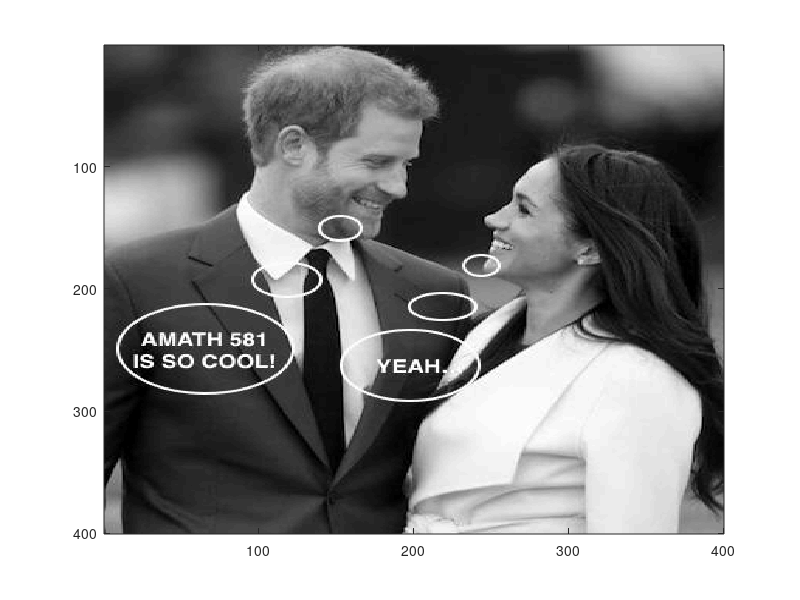

Recreate this plot in MATLAB.
% Homework MATLAB template file
% Your main file should be named "solution.m" and it should be saved as UTF-8 file.

function [consoleout, A1, A2, A3, A4, A5] = solution()
 [consoleout, A1, A2, A3, A4, A5] = evalc('student_solution(0)'); 
end

function [A1, A2, A3, A4, A5] = student_solution(dummy_argument)
    % keep these lines to load Fmat and permvec
    % DO NOT submit the mat files to Gradescope
    load Fmat.mat 
    load permvec.mat
    
    % Problem 1
    % ------------------------------------------------------------------------------------------

    n = 8;
    N = n^2;
    L = 10;
    
    del = (L + L)/n;
    
    % For matrix A
    
    e0 = zeros(N, 1);
    e1 = ones(N, 1);
    
    % set index 8, 16, 24 as 1s, others keep to be 0s
    e2 = e0;
    e2(mod(1:N, n) == 0) = 1;
    
    
    % set index 1, 9, 17... as 0s, others keep to be 1s.
    e3 = e1;
    e3(mod(0:N-1, n) == 0) = 0;
    
    diag = [e3 e2 e1 e1];
    idx = [1 n-1 n N-n];
    
    % construct the diag and index of corresponding diags of A
    diag_A = [rot90(diag, 2) -4*e1 diag];
    idx_A = [-fliplr(idx) 0 idx];
    
    A = (1/del^2) * spdiags(diag_A, idx_A, N, N);
    
    % For matrix B
    
    idx = [n N-n];
    
    % construct the diag and index of corresponding diags of B
    diag_B = [e1 -e1 e1 -e1];
    idx_B = [-fliplr(idx) idx];
    
    B = (1/(2*del)) * spdiags(diag_B, idx_B, N, N);
    
    % For matrix C
    
    diag = [e3 -e2];
    idx = [1, n-1];
    
    % construct the diag and index of corresponding diags of C
    diag_C = [-1*rot90(diag, 2) diag];
    idx_C = [-fliplr(idx) idx];
    
    C = (1/(2*del)) * spdiags(diag_C, idx_C, N, N);
    
    A1 = full(A);
    A2 = full(B);
    A3 = full(C);
    
    % Problem 2
    % ------------------------------------------------------------------------------------------
    % This is the center matrix of the encryption
    centerEct = Fmat(161:240, 161:240);
    
    % how many blocks
    blockNum = length(permvec);
    
    % how many blocks for row/column
    num = sqrt(blockNum);
    
    % 20*20
    blockSize = size(centerEct, 1) / num;
    
    % make up the center matrix of the decryption
    centerDct = zeros(size(centerEct));
    
    % get the row and col indexes for permvec
    sz = [num, num];
    [per_row, per_col] = ind2sub(sz, permvec);
    [cen_row, cen_col] = ind2sub(sz, 1:blockNum);
    
    % now construct the decrypt center matrix
    for i = 1:blockNum
        
        % row and col index of given in permvec
        per_rowIdx = (per_row(i)*blockSize - (blockSize-1)) : per_row(i)*blockSize;
        per_colIdx = (per_col(i)*blockSize - (blockSize-1)) : per_col(i)*blockSize;
        
        % row and col index should replace in the decrypt center matrix
        cen_rowIdx = (cen_row(i)*blockSize - (blockSize-1)) : cen_row(i)*blockSize;
        cen_colIdx = (cen_col(i)*blockSize - (blockSize-1)) : cen_col(i)*blockSize;
        
        % update the matrix
        centerDct(cen_rowIdx, cen_colIdx) = centerEct(per_rowIdx, per_colIdx);
        
    end
    
    % Construct the decrypt Fourier matrix
    Dmat = Fmat;
    Dmat(161:240, 161:240) = centerDct;
    
    % shift the permuted matrix, and get the reconstructed image matrix
    Drmat = ifftshift(Dmat);
    reconst = abs(ifft2(Drmat));
    
    % Plot
    set(gcf,'colormap',gray);
    imagesc(uint8(reconst));
    
    A4 = abs(Dmat);
    A5 = reconst;
end

% your extra functions, if you need them, can be in other files (don't forget to upload them too!)
